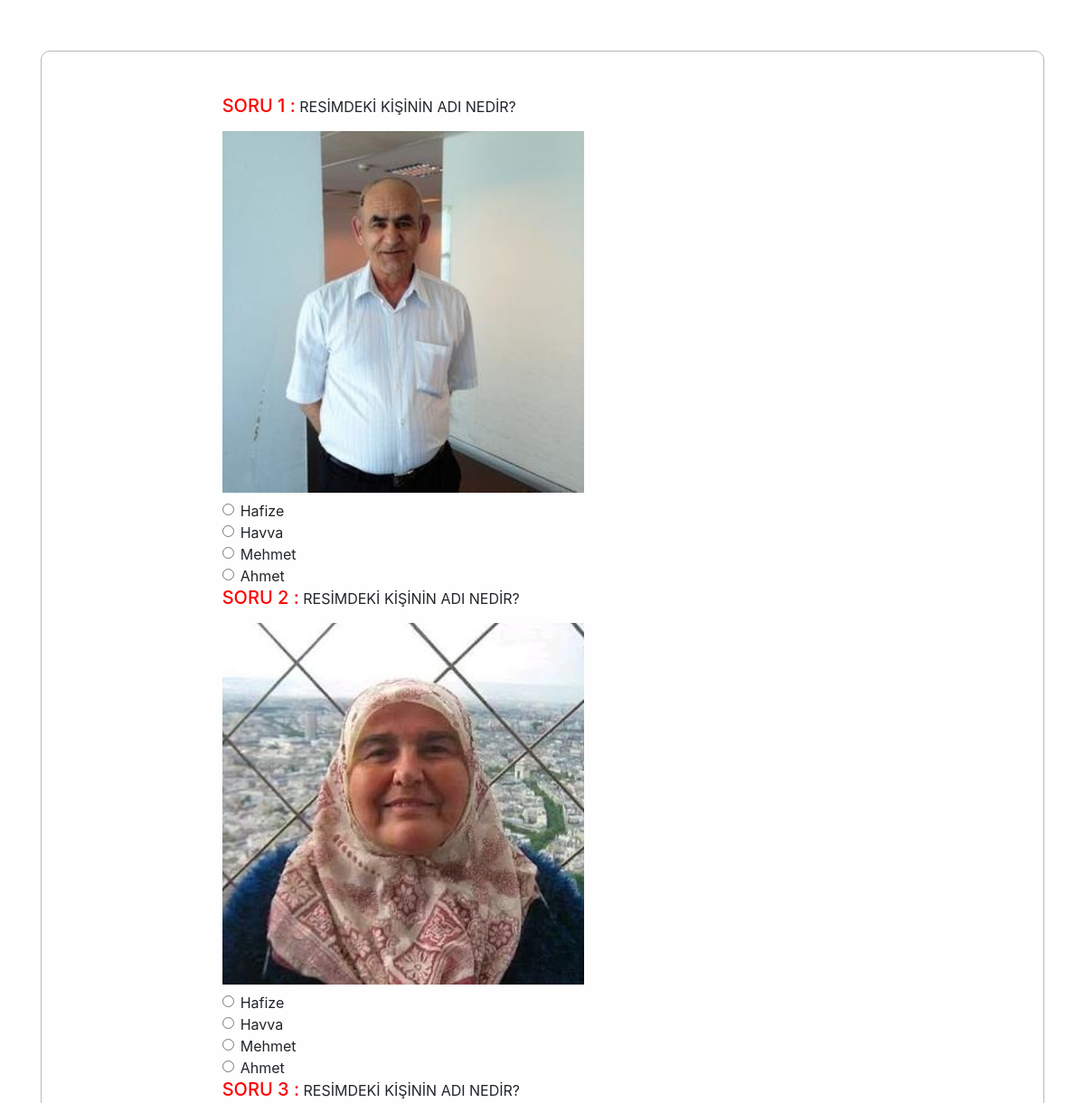
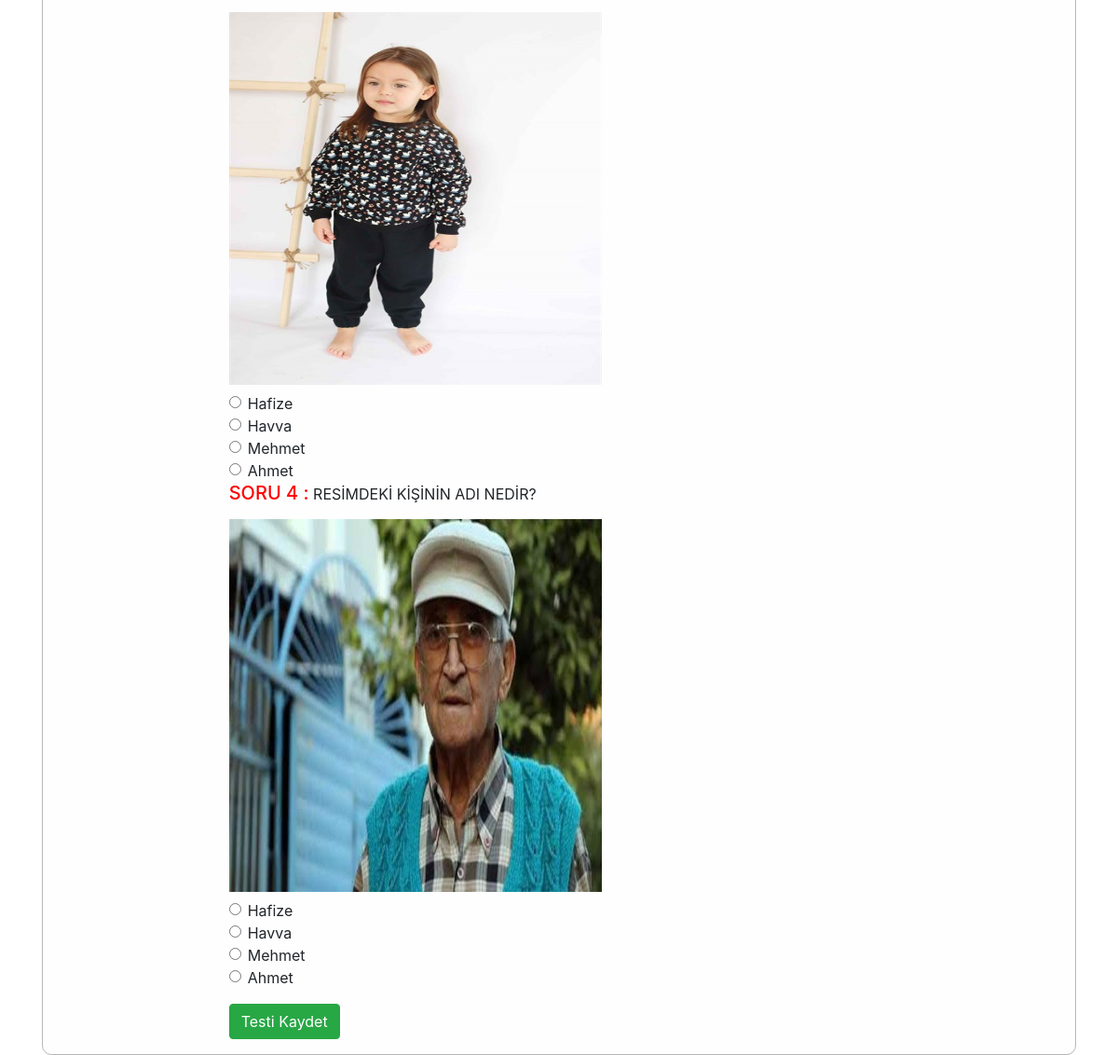
Screenshot of /aile_testi.php?id=13 with the database file from the repository (2 pictures, top to bottom).
### tables this page shows
CREATE TABLE `aile_uyeleri` (
  `id` int(11) NOT NULL,
  `kullanici_id` int(11) NOT NULL,
  `uye_adi` text NOT NULL,
  `uye_resim` text NOT NULL
);

### aile_testi.php (the view, shortened to what this page needs)
<!DOCTYPE html>
<html lang="en">
    <head>
        <link rel="stylesheet" href="https://cdn.jsdelivr.net/npm/bootstrap@4.5.3/dist/css/bootstrap.min.css" />
        <link rel="stylesheet" href="style.css" />
    </head>
    <body><?php
             include "baglanti.php";
             $id = $_GET['id'];
            ?>
        <div class="container">
            <div class="row mx-auto loga">
                <div class="col-md-8 mx-auto">
                    <form action="aile_kontrol.php?id=<?php echo $id;?>" class="mt-5" method="post" enctype="multipart/form-data">
                        <?php
                        $rows = $conn->query("SELECT * FROM aile_uyeleri WHERE kullanici_id=$id");
                        $soru_no = 1;
                        foreach ($rows as $row) { ?>
                        <label>
                            <h5 style="color: red;">
                                SORU
                                <?php echo $soru_no; ?>
                                :
                            </h5>
                        </label>
                        <label>
                            <?php echo "RESİMDEKİ KİŞİNİN ADI NEDİR?"; ?>
                        </label>
                        <br />
                        <label><img src="<?php echo $row["uye_resim"]; ?>" width=400px height=400px > </label>
                            <?php
                               $secenek=$conn->query("SELECT uye_adi FROM aile_uyeleri WHERE kullanici_id=$id ORDER BY rand() LIMIT 4");
                               $dizi = array();
                               foreach ($secenek as $se) {
                               $e=$se["uye_adi"];
                               array_push($dizi, $e);}
                                   $elemansayi= count($dizi);
for($i=0;$i<$elemansayi;$i++){
                                      ?>
                        <div class="form-check">
                            <input class="form-check-input" type="radio" name="<?php echo $soru_no;?>" id="exampleRadios1" value="<?php echo $dizi["$i"]; ?>" />
                            <label class="form-check-label" for="exampleRadios1">
                                <?php echo $dizi["$i"];?>
                            </label>
                        </div>
                        <?php
                        }
                                  $soru_no++;
                                }
                        ?>
                        <button type="submit" class="btn btn-success mb-3 mt-3">Testi Kaydet</button>
                    </form>
                </div>
            </div>
        </div>
    </body>
</html>

### style.css (style rules this page uses)
.loga { margin-top: 5%; min-height: 250px; background-color: #fefefe; border-radius: 10px; border: 1px solid #b7b7b7; }

### rows the page displays
aile_uyeleri: uye_resim (picture), i "Hafize", i "Havva", i "Mehmet", i "Ahmet"
aile_uyeleri: uye_resim (picture), i "Hafize", i "Havva", i "Mehmet", i "Ahmet"
aile_uyeleri: uye_resim (picture), i "Hafize", i "Havva", i "Mehmet", i "Ahmet"
aile_uyeleri: uye_resim (picture), i "Hafize", i "Havva", i "Mehmet", i "Ahmet"
